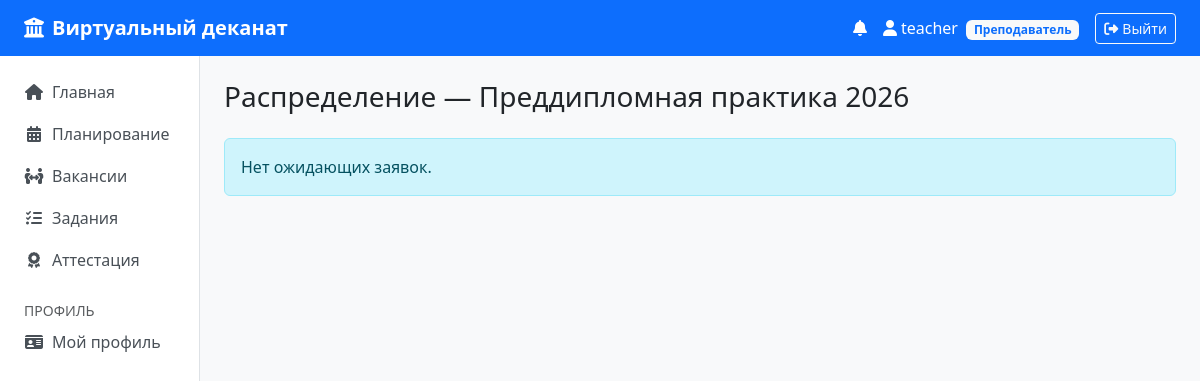
The app's page /distribution/distribute/2 (signed in) with its own data.
### models.py (models this page shows, shortened)
class User(UserMixin, db.Model):
    __tablename__ = "users"
    id        = db.Column(db.Integer, primary_key=True)
    login     = db.Column(db.String(64), unique=True, nullable=False)
    password  = db.Column(db.String(256), nullable=False)
    role      = db.Column(db.String(32), nullable=False)
    is_active = db.Column(db.Boolean, nullable=False, default=True)
    student = db.relationship("Student", backref="user", uselist=False)
    teacher = db.relationship("Teacher", backref="user", uselist=False)
    curator = db.relationship("Curator", backref="user", uselist=False)
    notifications = db.relationship("Notification", backref="user", lazy="dynamic",
                                     order_by="Notification.created_at.desc()")
    @property
    def unread_count(self):
        return self.notifications.filter_by(is_read=False).count()

class Practice(db.Model):
    __tablename__ = "practices"
    id          = db.Column(db.Integer, primary_key=True)
    name        = db.Column(db.String(256), nullable=False)
    type        = db.Column(db.String(100))
    start_date  = db.Column(db.Date, nullable=False)
    end_date    = db.Column(db.Date, nullable=False)
    status      = db.Column(db.String(32), default="planned")
    teacher_id  = db.Column(db.Integer, db.ForeignKey("teachers.id"))
    description = db.Column(db.Text)
    stages    = db.relationship("PracticeStage", backref="practice", cascade="all, delete-orphan",
                                 order_by="PracticeStage.order")
    vacancies = db.relationship("Vacancy", backref="practice")
    tasks     = db.relationship("Task", backref="practice")

### distribution/routes.py (the view)
@bp.route("/distribute/<int:pid>")
@login_required
@requires_role("teacher", "admin")
def distribute(pid):
    practice = Practice.query.get_or_404(pid)
    vacancies = Vacancy.query.filter_by(practice_id=pid).all()
    apps = []
    for v in vacancies:
        for a in v.applications.filter_by(status="pending").all():
            apps.append(a)
    apps.sort(key=lambda a: a.match_pct, reverse=True)
    return render_template("distribution/distribute.html", practice=practice, apps=apps, vacancies=vacancies)

### templates/distribution/distribute.html (shortened to what this page needs)
{% extends 'base.html' %}
{% block content %}
<h3 class="mb-4">Распределение — {{ practice.name }}</h3>
{% if apps %}
<form method="post" action="{{ url_for('distribution.distribute_confirm') }}">
<div class="card"><div class="card-body p-0">
  <table class="table table-hover mb-0"><thead class="table-light"><tr><th></th><th>Студент</th><th>Вакансия</th><th>Совпадение</th></tr></thead>
    <tbody>{% for a in apps %}<tr>
      <td><input type="checkbox" name="approve" value="{{ a.id }}" class="form-check-input"></td>
      <td>{{ a.student.full_name }} ({{ a.student.group_name }})</td>
      <td>{{ a.vacancy.title }}</td>
      <td><span class="badge {% if a.match_pct >= 70 %}bg-success{% elif a.match_pct >= 40 %}bg-warning text-dark{% else %}bg-danger{% endif %}">{{ a.match_pct }}%</span></td>
    </tr>{% endfor %}</tbody></table>
</div></div>
<button type="submit" class="btn btn-primary mt-3">Подтвердить распределение</button>
</form>
{% else %}<div class="alert alert-info">Нет ожидающих заявок.</div>{% endif %}
{% endblock %}

### templates/base.html (shortened to what this page needs)
<!doctype html>
<html lang="ru">
<head>
  <link rel="stylesheet" href="https://cdn.jsdelivr.net/npm/bootstrap@5.3.3/dist/css/bootstrap.min.css">
  <link rel="stylesheet" href="https://cdnjs.cloudflare.com/ajax/libs/font-awesome/6.5.0/css/all.min.css">
</head>
<body>
{% if current_user.is_authenticated %}
<nav class="navbar navbar-expand-lg navbar-dark bg-primary mb-0">
  <div class="container-fluid px-4">
    <a class="navbar-brand" href="{{ url_for('dashboard.index') }}">
      <i class="fa-solid fa-university me-2"></i>Виртуальный деканат
    </a>
    <div class="ms-auto d-flex align-items-center gap-3">
      <a href="{{ url_for('profile.notifications') }}" class="text-white text-decoration-none position-relative">
        <i class="fa-solid fa-bell"></i>
      </a>
      <a href="{{ url_for('profile.index') }}" class="text-white text-decoration-none">
        <i class="fa-solid fa-user me-1"></i>{{ current_user.login }}
        {% set role_labels = {'student': 'Студент', 'curator': 'Куратор', 'teacher': 'Преподаватель', 'admin': 'Администратор'} %}
        <span class="badge bg-light text-primary role-badge ms-1">{{ role_labels.get(current_user.role, current_user.role) }}</span>
      </a>
      <a href="{{ url_for('auth.logout') }}" class="btn btn-outline-light btn-sm">
        <i class="fa-solid fa-right-from-bracket me-1"></i>Выйти
      </a>
    </div>
  </div>
</nav>
<div class="container-fluid">
  <div class="row">
    <nav class="col-md-2 bg-white sidebar border-end py-3 px-2">
      <ul class="nav flex-column">
        <li class="nav-item"><a class="nav-link" href="{{ url_for('dashboard.index') }}"><i class="fa-solid fa-house me-2"></i>Главная</a></li>
        {% if current_user.role in ('teacher', 'admin') %}
        <li class="nav-item"><a class="nav-link" href="{{ url_for('planning.index') }}"><i class="fa-solid fa-calendar-days me-2"></i>Планирование</a></li>
        {% endif %}
        <li class="nav-item"><a class="nav-link" href="{{ url_for('distribution.index') }}"><i class="fa-solid fa-people-arrows me-2"></i>Вакансии</a></li>
        <li class="nav-item"><a class="nav-link" href="{{ url_for('execution.index') }}"><i class="fa-solid fa-list-check me-2"></i>Задания</a></li>
        <li class="nav-item"><a class="nav-link" href="{{ url_for('attestation.index') }}"><i class="fa-solid fa-award me-2"></i>Аттестация</a></li>
        <li class="nav-item mt-3"><small class="text-muted px-3">ПРОФИЛЬ</small></li>
        <li class="nav-item"><a class="nav-link" href="{{ url_for('profile.index') }}"><i class="fa-solid fa-id-card me-2"></i>Мой профиль</a></li>
      </ul>
    </nav>
    <main class="col-md-10 py-4 px-4">
      {% block content %}{% endblock %}
    </main>
  </div>
</div>
{% endif %}
</body>
</html>

### templates/base.html (style rules this page uses)
body { background-color: #f8f9fa; }
.navbar-brand { font-weight: 600; }
.role-badge { font-size: .75rem; }
.sidebar { min-height: calc(100vh - 72px); }
.sidebar .nav-link { color: #495057; border-radius: .375rem; margin-bottom: 2px; }
.sidebar .nav-link i { width: 20px; text-align: center; }

### records on screen
User: login "teacher", get "Преподаватель"
Practice: name "Преддипломная практика 2026"
